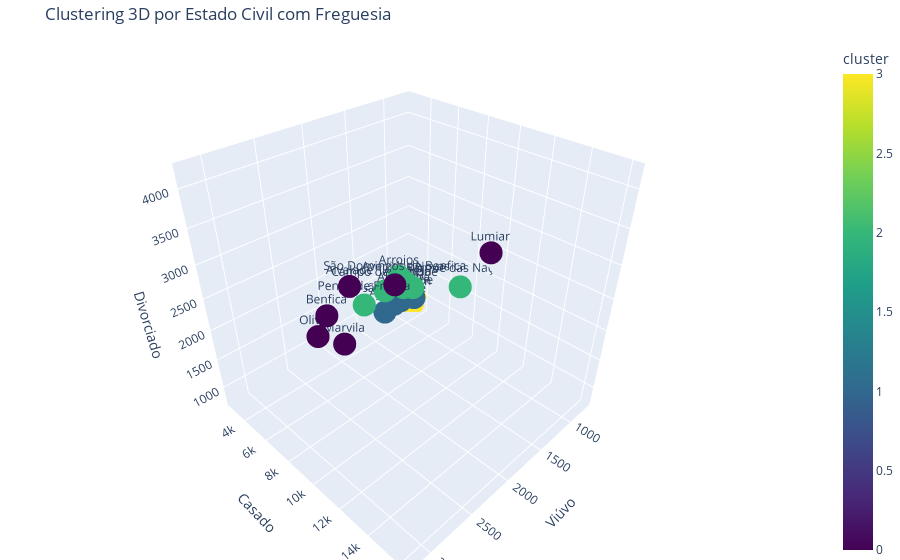

Here is the notebook cell this chart was saved with:
### Code cell
# Aplicar KMeans
kmeans = KMeans(n_clusters=4, random_state=42)
df_escolaridade['cluster'] = kmeans.fit_predict(norm_data)

# Juntar com df_crimes para obter os nomes
df_merged = df_escolaridade.merge(df_crimes[['Dicofre', 'Freguesia']], on='Dicofre', how='left')

# Gráfico 3D interativo
fig = px.scatter_3d(
    df_merged,
    x='Viúvo',
    y='Casado',
    z='Divorciado',
    color='cluster',
    text='Freguesia',  # Nome que aparecerá ao passar o mouse
    title='Clustering 3D por Estado Civil com Freguesia',
    color_continuous_scale='Viridis'
)

fig.update_traces(marker=dict(size=5), selector=dict(mode='markers'))
fig.update_layout(
    scene=dict(
        xaxis_title='Viúvo',
        yaxis_title='Casado',
        zaxis_title='Divorciado'
    ),
    margin=dict(l=0, r=0, b=0, t=40)
)

fig.show()

### Figure 1 — Plotly figure (JSON) as saved in the notebook; plotly's stock layout.template omitted (floating-point values rounded to 4 significant figures; data arrays with more than 128 entries replaced by an {"elided": "..."} marker saying what was removed)
{"data": [{"hovertemplate": "Viúvo=%{x}<br>Casado=%{y}<br>Divorciado=%{z}<br>Freguesia=%{text}<br>cluster=%{marker.color}<extra></extra>", "legendgroup": "", "marker": {"color": {"elided": "235 int values"}, "coloraxis": "coloraxis", "symbol": "circle"}, "mode": "markers+text", "name": "", "scene": "scene", "showlegend": false, "text": {"elided": "235 str values"}, "type": "scatter3d", "x": {"elided": "235 int values"}, "y": {"elided": "235 int values"}, "z": {"elided": "235 int values"}}], "layout": {"coloraxis": {"colorbar": {"title": {"text": "cluster"}}, "colorscale": [[0, "#440154"], [0.1111, "#482878"], [0.2222, "#3e4989"], [0.3333, "#31688e"], [0.4444, "#26828e"], [0.5556, "#1f9e89"], [0.6667, "#35b779"], [0.7778, "#6ece58"], [0.8889, "#b5de2b"], [1, "#fde725"]]}, "legend": {"tracegroupgap": 0}, "margin": {"b": 0, "l": 0, "r": 0, "t": 40}, "scene": {"domain": {"x": [0, 1], "y": [0, 1]}, "xaxis": {"title": {"text": "Viúvo"}}, "yaxis": {"title": {"text": "Casado"}}, "zaxis": {"title": {"text": "Divorciado"}}}, "title": {"text": "Clustering 3D por Estado Civil com Freguesia"}}}
